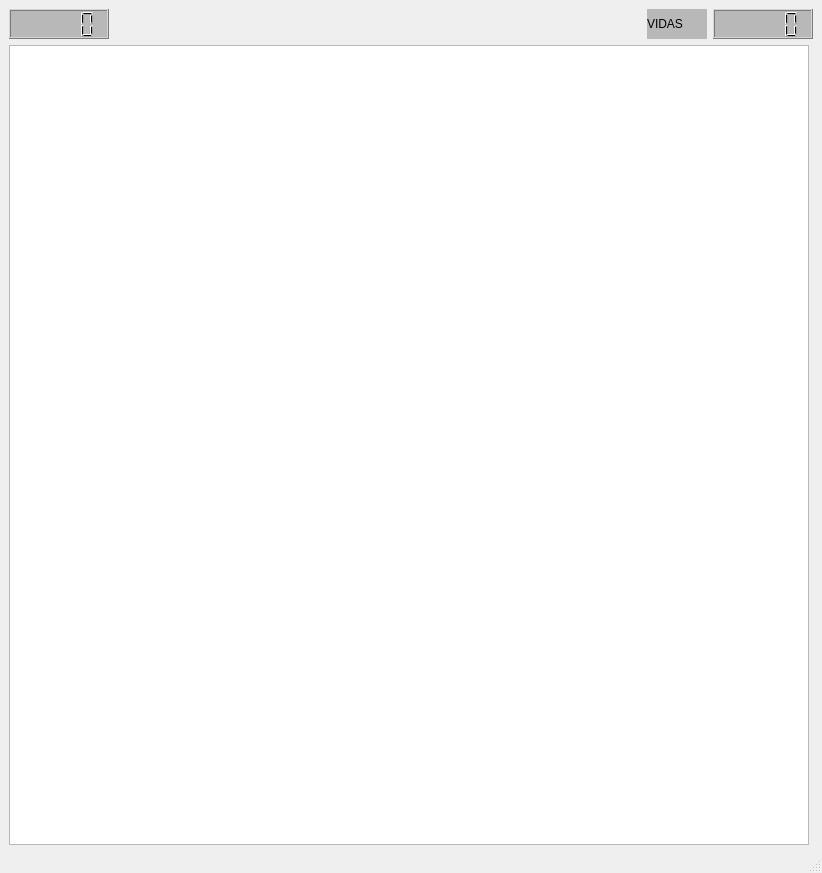
<?xml version="1.0" encoding="UTF-8"?>
<ui version="4.0">
 <class>MainWindow</class>
 <widget class="QMainWindow" name="MainWindow">
  <property name="geometry">
   <rect>
    <x>0</x>
    <y>0</y>
    <width>822</width>
    <height>873</height>
   </rect>
  </property>
  <property name="minimumSize">
   <size>
    <width>800</width>
    <height>800</height>
   </size>
  </property>
  <property name="maximumSize">
   <size>
    <width>822</width>
    <height>873</height>
   </size>
  </property>
  <property name="windowTitle">
   <string>MainWindow</string>
  </property>
  <widget class="QWidget" name="centralwidget">
   <layout class="QGridLayout" name="gridLayout">
    <item row="0" column="3">
     <widget class="QLCDNumber" name="lcdNumber">
      <property name="minimumSize">
       <size>
        <width>100</width>
        <height>30</height>
       </size>
      </property>
      <property name="maximumSize">
       <size>
        <width>100</width>
        <height>30</height>
       </size>
      </property>
      <property name="styleSheet">
       <string notr="true">font: 75 12pt &quot;8514oem&quot;;
background-color: rgb(184, 184, 184);</string>
      </property>
     </widget>
    </item>
    <item row="0" column="2">
     <widget class="QLabel" name="label">
      <property name="minimumSize">
       <size>
        <width>60</width>
        <height>30</height>
       </size>
      </property>
      <property name="maximumSize">
       <size>
        <width>60</width>
        <height>30</height>
       </size>
      </property>
      <property name="styleSheet">
       <string notr="true">font: 75 12pt &quot;8514oem&quot;;
background-color: rgb(184, 184, 184);</string>
      </property>
      <property name="text">
       <string>VIDAS</string>
      </property>
     </widget>
    </item>
    <item row="1" column="0">
     <widget class="QGraphicsView" name="graphicsView">
      <property name="minimumSize">
       <size>
        <width>800</width>
        <height>800</height>
       </size>
      </property>
      <property name="maximumSize">
       <size>
        <width>800</width>
        <height>800</height>
       </size>
      </property>
     </widget>
    </item>
    <item row="0" column="0">
     <widget class="QLCDNumber" name="lcdNumber_2">
      <property name="minimumSize">
       <size>
        <width>100</width>
        <height>30</height>
       </size>
      </property>
      <property name="maximumSize">
       <size>
        <width>100</width>
        <height>30</height>
       </size>
      </property>
      <property name="styleSheet">
       <string notr="true">font: 75 12pt &quot;8514oem&quot;;
background-color: rgb(184, 184, 184);</string>
      </property>
     </widget>
    </item>
   </layout>
  </widget>
  <widget class="QMenuBar" name="menubar">
   <property name="geometry">
    <rect>
     <x>0</x>
     <y>0</y>
     <width>822</width>
     <height>21</height>
    </rect>
   </property>
  </widget>
  <widget class="QStatusBar" name="statusbar"/>
 </widget>
 <resources/>
 <connections/>
</ui>
